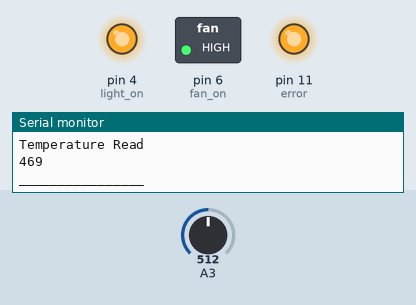
The sketch below on a simulated Arduino Uno, built with avr-gcc and run on an emulated ATmega328P. Shown: switched loads named in the sketch (green lamp = pin HIGH), output pins drawn as LEDs (lit = HIGH), the last lines printed to the serial monitor. The test bench sets the inputs (shaded band); at power-on: A3 = 512.

Above: at 4.8 s.
4.9 s: A3 set to 212
9.9 s: A3 set to 192
At 12.8 s:
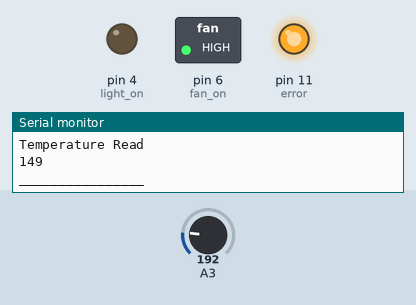
14.9 s: A3 set to 306
At 17.2 s:
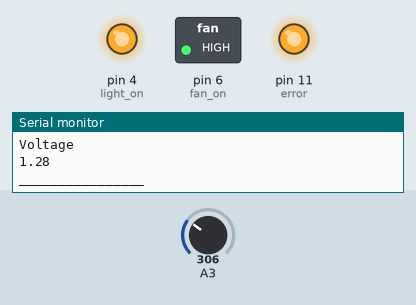
19.9 s: A3 set to 122
At 20.3 s:
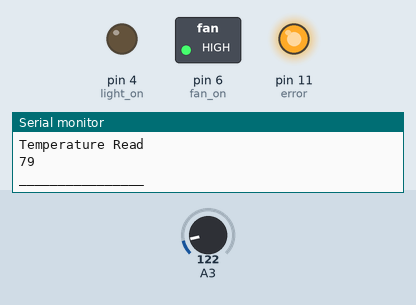
Timing chart, 0 to 22.9 s (numbered marks = the images above; inputs shaded):
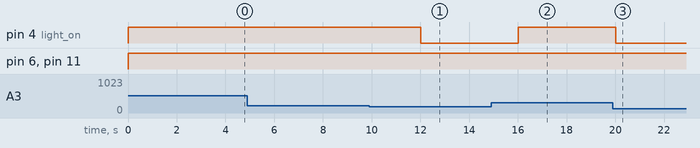

Measured:
- the behaviour switches between 201 and 200 on A3 (found by bisection; images 0 and 1)
- after the input at 9.9 s, pin 4 (light_on): HIGH → LOW after 2.1 s
- after the input at 14.9 s, pin 4 (light_on): LOW → HIGH after 1.1 s
- after the input at 19.9 s, pin 4 (light_on): HIGH → LOW after 0.11 s

The sketch:

Test_Temp_Sensor.ino
```cpp
int error = 11;
int fan = 6; // fan controller

void setup() {
  // put your setup code here, to run once:

  Serial.begin(9600);
  pinMode(4, OUTPUT);  // light on / off
  pinMode(6, OUTPUT); // fan on / off
  pinMode(11, OUTPUT); //error
}

void loop() {

  int TemperatureRead = analogRead(A3) - 43;
        // I neded to substrac 43 because of the real value read on the input
        // You may need to elemimnate that - 43


        // read the input analog pin 3
        // makes an aritmetic value to convert to milivolts and
        float voltage = (TemperatureRead * 5.00) / 1024;

        // make the arduino input recognized in the value of volts

  float Celsius = (voltage - 0.5) * 100;  // 500mV/1024=.48828125

        //1.Sub routine for the TEMPVOLT sensor to work on pin ,
        //2.it recieves the signal on the analogRead
        //3. The voltage converted raw value is from analog to digital
        //4.writed to the TEMp Pin on arduino to give a HIGH or LOW

//TEMP Sensor Sub Routine

//Convertion to Ferenheit:
  float  Ferenheit = (Celsius * 9) / 5 + 32;


  if (Ferenheit > 81 ) {
    digitalWrite(5, LOW); // low temp
    digitalWrite(4, HIGH); // Sends messege to PIN 4 To turn ONN
    digitalWrite(11, HIGH);
    digitalWrite(6, HIGH);
  }
  else if (Ferenheit <= 80) {

    digitalWrite(5, HIGH);// turns pin 6 off,
    digitalWrite(4, LOW); // turn fan on to elminate heat


  }


  Serial.println("Temperature Read");
  Serial.println(TemperatureRead);
  Serial.println("________________");
  delay(1000);
  Serial.println("Voltage");
  Serial.println(voltage);
  Serial.println("________________");
  delay(1000);
  Serial.println("Celsius");
  Serial.println(Celsius);
  Serial.println("________________");
  delay(1000);
  Serial.println("Farenheit");
  Serial.println(Ferenheit);
  Serial.println("________________");
  delay(1000);


}
```
